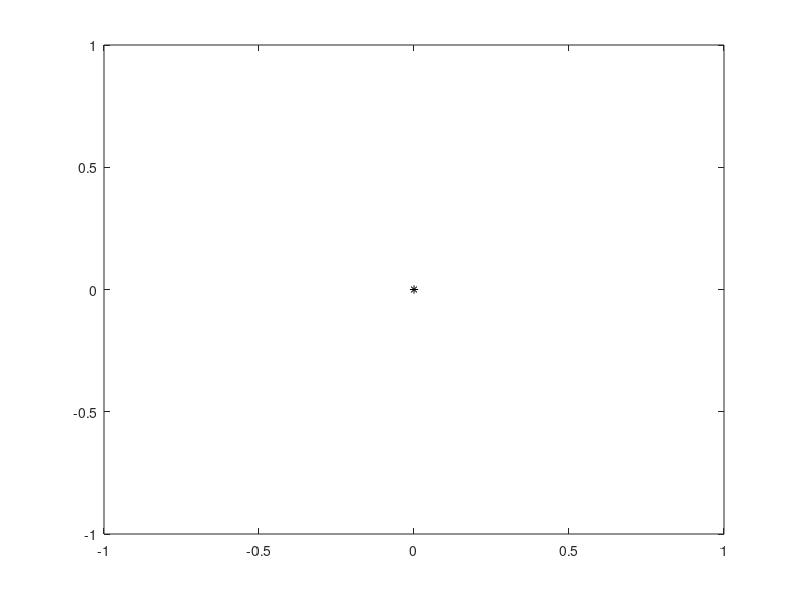

Source code (MATLAB):
%% Script para maximo Descenso para resolver sistema de ecuaciones lineales

% matriz y parte derecha del sistema de ecuaciones lineales
A = [3 2;2 6];
b = [2;-8];

% se generara una malla de N^2 pares ordenados
% los valores de x e y son tales que la solucion exacta al sistema de
% ecuaciones pertenece al rectangulo generado por x e y
N = 20;
x = linspace(-1,5,N);
y = linspace(-5,1,N);
[X,Y] = meshgrid(x,y);

% Ejercicio 1. Si z = (x,y), evalue f(z) = <Az-b;Az-b> y muestre el grafico
% de f y sus curvas de nivel (en figuras diferentes). 
% En el grafico de las curvas de nivel muestre el vector gradiente 
% de f evaluado en distintos puntos.

% Mostrando la solucion exacta al
% sistema de ecuaciones en el grafico con curvas de nivel de f. 
% Esto se hace para comprobar, graficamente, que las iteraciones 
% del metodo de maximo descenso se acercan a ella
sol = A\b;
% se muestra solucion exacta con un asterisco rojo
plot(sol,'r*')


% valor inicial para metodo de maximo descenso
x0 = [0;0];
% se muestra en pantalla el valor de f en x0 para comprobar que 
% en cada iteracion del metodo de maximo descenso
% este valor disminuye
disp(['iteracion 0'])
(norm(A*x0-b))^2

% mostrando aproximacion inicial como un asterisco negro
plot(x0(1),x0(2),'k*')

% las aproximaciones sucesivas del metodo de maximo descenso
% se mostraran con los siguientes colores
colors = {'bs','gs','bo','go','bd','gd'};

% solo realizaremos 6 iteaciones del metodo de maximo descenso
% si quieren hacer mas de 6 iteraciones deben completar los
% colores con que se mostraran en colors
for i = 1 : 6
    % un paso de metodo de maximo descenso
    % Ejercicio 2: calcular nuevo valor de x0 segun metodo de maximo
    % descenso
    % Ejercicio 3: Mostrar en la figura 2:
    % 3.1. direccion de descenso (-gradiente de f en x0) desde x0
    % para mostrar esto basta hacer 
    % quiver(x0(1),x0(2),direccion(1),direccion(2))
    % 3.2. nueva aproximacion x0
    % para hacer esto basta hacer plot(x0(1),x0(2),colors{i})
    display(['iteracion: ',num2str(i)]);
    (norm(A*x0-b))^2
end
